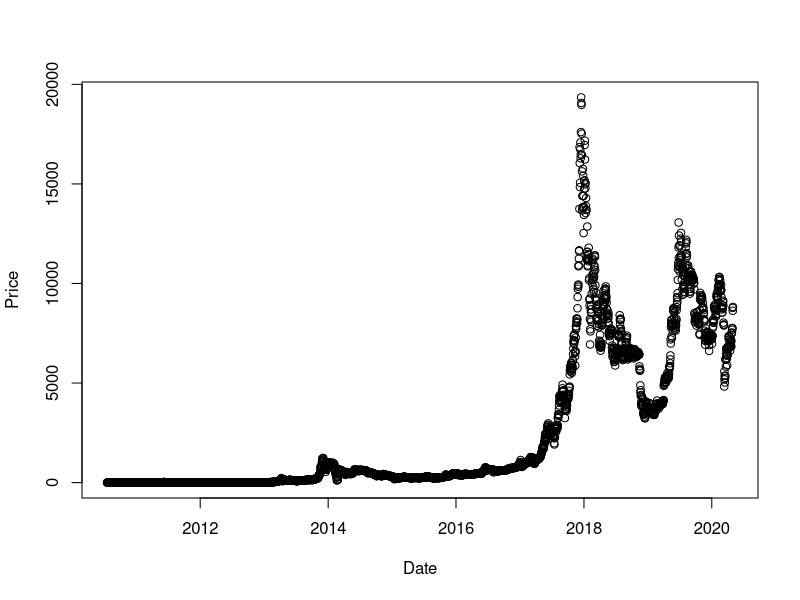

Reproduce this figure in R. (Note: this script raises an error after producing the figure.)
## ---- chunk 1
options(scipen = 1, digits = 4, width = 80)
library(knitr)
opts_chunk$set(cache = TRUE, autodep = TRUE)
## ---- chunk 2
# install necessary packages
# install.packages("readxl")
## ---- chunk 3
library(readr)
library("readxl")
## ---- chunk 4
# price of bitcoin
Bitcoin <- read_csv("Bitcoin Historical Data - Investing.com.csv")
Bitcoin$Date = as.Date(Bitcoin$Date, format="%b %d, %Y")
plot(Price ~ Date, data=Bitcoin)
## ---- chunk 5
President <- read_csv("President.csv")
plot(president_Code ~ Date, data=president)
## ---- chunk 6
The_interest_rate_for_the_United_States<- read_csv("The interest rate for the United States, from 2010 - 2020.csv")
plot(interest_rate ~ Date, data=The_interest_rate_for_the_United_States)
## ---- chunk 7
US_dollar_yuan_exchange_rate <- read_csv("US dollar-yuan exchange rate.csv")
US_dollar_yuan_exchange_rate$Date = as.Date(US_dollar_yuan_exchange_rate$Date, format="%m/%d/%y")
plot(Yuan_USD_exchange_rate ~ Date, data = US_dollar_yuan_exchange_rate)
## ---- chunk 8
Dow_Jones_Industrial_Average <- read_csv("Dow Jones Industrial Average.csv")
plot(Adj_Close ~ Date, data=Dow_Jones_Industrial_Average)
## ---- chunk 9
NYSE_Composite_Index <- read_csv("NYSE Composite Index.csv")
plot(Adj_Close ~ Date, data=NYSE_Composite_Index)
## ---- chunk 10
Apple_Inc_company_stock <- read_csv("Apple Inc. - company stock.csv")
# plot(Volume ~ Date, data=Apple_Inc_company_stock)
plot(Adj_Close ~ Date, data=Apple_Inc_company_stock)
## ---- chunk 11
Crude_Oil_price <- read_excel("Crude Oil Prices Daily.xlsx")
Crude_Oil_price$Date = as.Date(Crude_Oil_price$Date, format="%m/%d/%Y")
plot(Closing_Price ~ Date, data=Crude_Oil_price)

Brent_Oil_price <- read_csv("BrentOilPrices.csv")
Brent_Oil_price$Date = as.Date(Brent_Oil_price$Date, format="%d-%b-%y")
plot(Price ~ Date, data=Brent_Oil_price)
